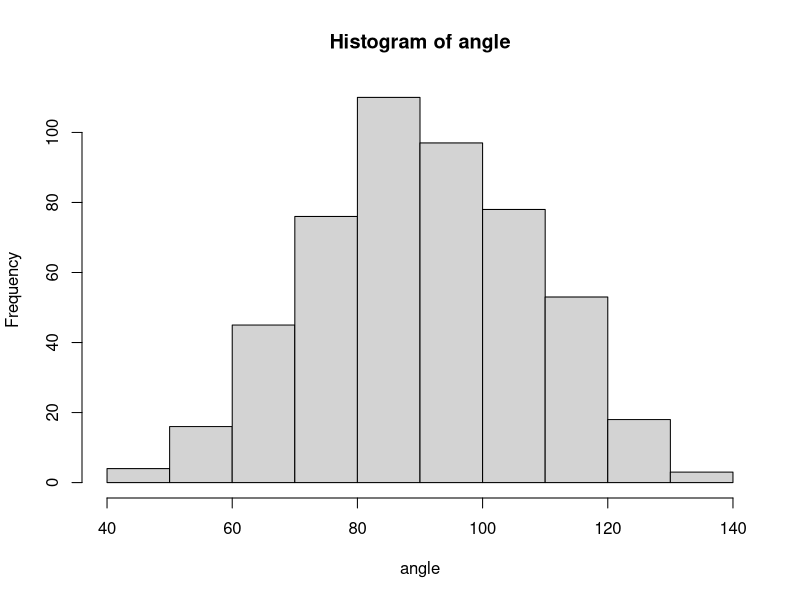
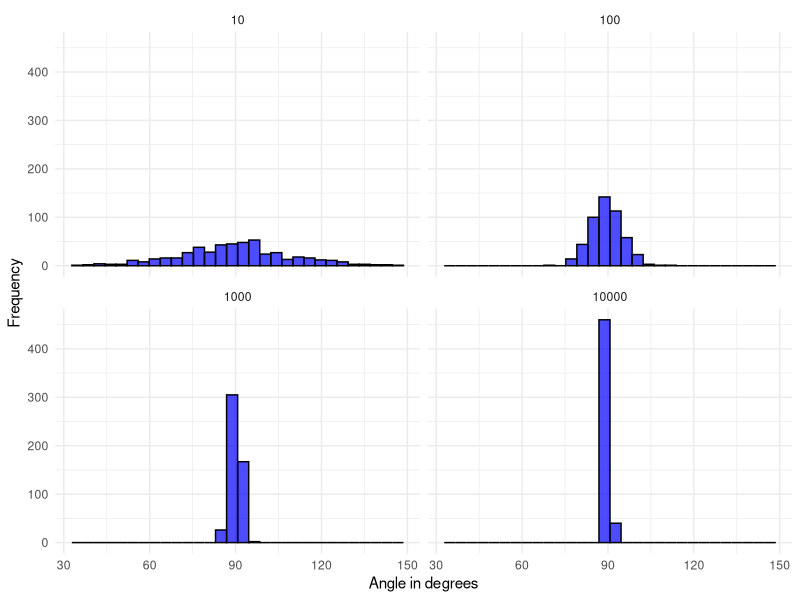

Generate these figures, in order, with R:
# amost all angles in high dimension are 90degrees.

# test 
#x <- c(1,1)
#y <- c(1,-1)

# [base code was extended using GPT-4]

sim_number <- 500
n <- 10 # dim, try more...

angle <- rep(NA, sim_number)
for(i in 1:sim_number){
  x <- runif(n, -1,1)
  y <- runif(n, -1,1)
  angle[i] <- acos((x %*% y)/(norm(x, type="2")*norm(y, type="2") ))*180/pi
}
hist(angle)
quantile(angle, probs = c(0.005,0.995))



# automate:
library(ggplot2)
library(tidyr)
library(reshape2)

sim_number <- 500

n_values <- c(10, 100, 1000, 10000) # dim
angle_list <- list()

for (n in n_values) {
  angle <- rep(NA, sim_number)
  
  for(i in 1:sim_number){
    x <- runif(n, -1,1)
    y <- runif(n, -1,1)
    angle[i] <- acos((x %*% y)/(norm(x, type="2")*norm(y, type="2") ))*180/pi
  }
  
  angle_list[[paste0('n=',n)]] <- angle
}

angle_df <- do.call(cbind, angle_list)
angle_df <- as.data.frame(angle_df)
names(angle_df) <- n_values

angle_melted <- melt(angle_df, variable.name = "n", value.name = "angle")

ggplot(angle_melted, aes(x=angle)) +
  geom_histogram(bins=30, fill='blue', color='black', alpha=0.7) +
  facet_wrap(~n, scales="fixed") + # Change here
  xlab("Angle in degrees") +
  ylab("Frequency") +
  theme_minimal()
